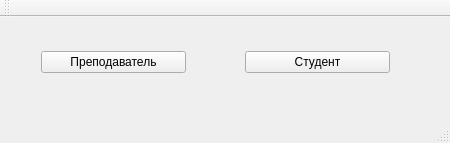
<?xml version="1.0" encoding="UTF-8"?>
<ui version="4.0">
 <class>DataOfStodent</class>
 <widget class="QMainWindow" name="DataOfStodent">
  <property name="geometry">
   <rect>
    <x>0</x>
    <y>0</y>
    <width>450</width>
    <height>143</height>
   </rect>
  </property>
  <property name="windowTitle">
   <string>DataOfStodent</string>
  </property>
  <widget class="QWidget" name="centralWidget">
   <widget class="QWidget" name="layoutWidget">
    <property name="geometry">
     <rect>
      <x>30</x>
      <y>10</y>
      <width>371</width>
      <height>71</height>
     </rect>
    </property>
    <layout class="QGridLayout" name="gridLayoutMainWindow" columnstretch="5,2,0,5">
     <property name="sizeConstraint">
      <enum>QLayout::SetDefaultConstraint</enum>
     </property>
     <property name="spacing">
      <number>0</number>
     </property>
     <item row="0" column="3">
      <widget class="QPushButton" name="btnStudent">
       <property name="text">
        <string>Студент</string>
       </property>
      </widget>
     </item>
     <item row="0" column="0">
      <widget class="QPushButton" name="btnTeacher">
       <property name="text">
        <string>Преподаватель</string>
       </property>
      </widget>
     </item>
     <item row="0" column="1">
      <spacer name="verticalSpacer">
       <property name="orientation">
        <enum>Qt::Vertical</enum>
       </property>
       <property name="sizeType">
        <enum>QSizePolicy::Expanding</enum>
       </property>
       <property name="sizeHint" stdset="0">
        <size>
         <width>20</width>
         <height>40</height>
        </size>
       </property>
      </spacer>
     </item>
    </layout>
   </widget>
  </widget>
  <widget class="QMenuBar" name="menuBar">
   <property name="geometry">
    <rect>
     <x>0</x>
     <y>0</y>
     <width>450</width>
     <height>21</height>
    </rect>
   </property>
  </widget>
  <widget class="QToolBar" name="mainToolBar">
   <attribute name="toolBarArea">
    <enum>TopToolBarArea</enum>
   </attribute>
   <attribute name="toolBarBreak">
    <bool>false</bool>
   </attribute>
  </widget>
  <widget class="QStatusBar" name="statusBar"/>
 </widget>
 <layoutdefault spacing="6" margin="11"/>
 <resources/>
 <connections/>
</ui>
